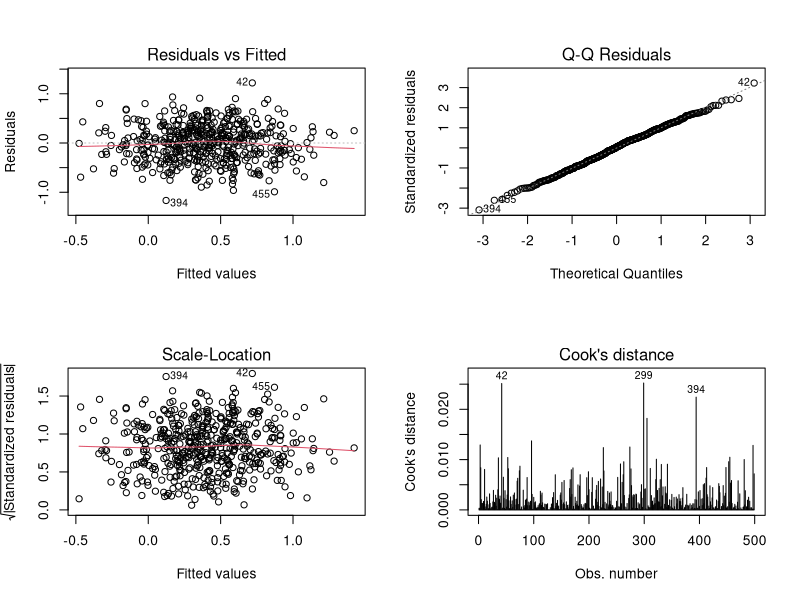

Source code (R):
data = read.table('./data/08 r hgfx1_data.txt', header = T)

head(data)
summary(data)

lm1 = lm(ROE ~ ROEt + ATO + PM + LEV + GROWTH + PB + ARR + INV + ASSET, data = data)
summary(lm1)

par(mfrow = c(2, 2))

plot(lm1, which = c(1:4))